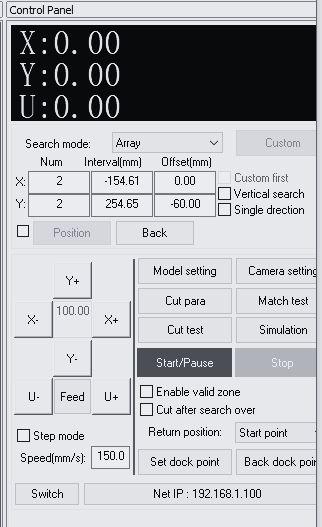
#> input picture formate_images/image.png, 322 x 527 px
$ python main.py
#> lines starting #> are read from the running program, lines starting #| are printed output that depends on the picture
import os
import cv2
import numpy as np

# 1. Configuration
INPUT_PATH = "image.png"
OUTPUT_DIR = "augmented"
os.makedirs(OUTPUT_DIR, exist_ok=True)

# 2. Load source
img = cv2.imread(INPUT_PATH)
#> img is the input picture: shape (527, 322, 3); mean B, G, R 183.3, 180.3, 178.5
if img is None:
    raise FileNotFoundError(f"Could not load '{INPUT_PATH}'")

h, w = img.shape[:2]
#> h = 527; w = 322

# 3.  Define transforms

def stretch(img, fx, fy):
    return cv2.resize(img, None, fx=fx, fy=fy, interpolation=cv2.INTER_LINEAR)

def blur(img, k):
    return cv2.GaussianBlur(img, (k, k), 0)

def to_grayscale(img):
    g = cv2.cvtColor(img, cv2.COLOR_BGR2GRAY)
    return cv2.cvtColor(g, cv2.COLOR_GRAY2BGR)

def distort(img, max_shift=0.1):
    """Random perspective warp: each corner shifts by up to max_shift*dim."""
    pts1 = np.float32([[0,0], [w,0], [w,h], [0,h]])
    # apply a small random shift to each corner
    shift = lambda x: x + np.random.uniform(-max_shift, max_shift) * (w if x in [0,w] else h)
    pts2 = np.float32([
        [shift(0),       shift(0)],
        [shift(w),       shift(0)],
        [shift(w),       shift(h)],
        [shift(0),       shift(h)]
    ])
    M = cv2.getPerspectiveTransform(pts1, pts2)
    return cv2.warpPerspective(img, M, (w, h))

# 4.  Apply & save
variants = []

# stretching: 80%, 120% horizontally & vertically
for fx, fy in [(1.2,1.0), (0.8,1.0), (1.0,1.2), (1.0,0.8)]:
    variants.append( (f"stretch_{int(fx*100)}x_{int(fy*100)}y", stretch(img, fx, fy)) )
#> after the loop, variants = 4 items

# blurs: mild and strong
for k in (5, 15):
    variants.append( (f"blur_{k}", blur(img, k)) )
#> after the loop, variants = 6 items

# grayscale
variants.append( ("grayscale", to_grayscale(img)) )

# random distortions (3 examples)
for i in range(1,4):
    variants.append( (f"distort_{i}", distort(img, max_shift=0.08)) )
#> after the loop, variants = 10 items

# save them all
for name, im in variants:
    out_path = os.path.join(OUTPUT_DIR, f"{os.path.splitext(os.path.basename(INPUT_PATH))[0]}_{name}.png")
    cv2.imwrite(out_path, im)
    print(f"Saved {out_path}")
#> this loop made 10 passes
#> name on passes 1 to 10: 'stretch_120x_100y', 'stretch_80x_100y', 'stretch_100x_120y', 'stretch_100x_80y', 'blur_5', 'blur_15', 'grayscale', 'distort_1', 'distort_2', 'distort_3'
#| Saved augmented/image_stretch_120x_100y.png
#| Saved augmented/image_stretch_80x_100y.png
#| Saved augmented/image_stretch_100x_120y.png
#| Saved augmented/image_stretch_100x_80y.png
#| Saved augmented/image_blur_5.png
#| Saved augmented/image_blur_15.png
#| Saved augmented/image_grayscale.png
#| Saved augmented/image_distort_1.png
#> (further printed lines are left out)
#> pass 1, `cv2.imwrite(out_path, im)`:
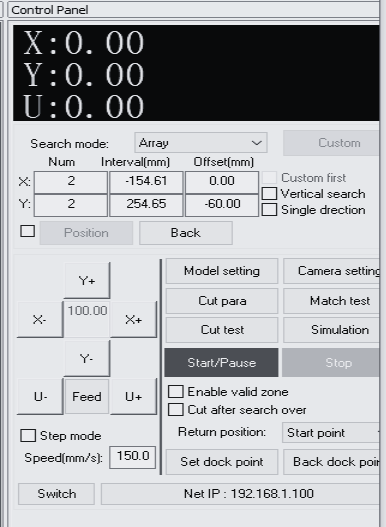
#> saved as image_stretch_120x_100y.png: shape (527, 386, 3); mean B, G, R 183.3, 180.3, 178.5
#> pass 2, `cv2.imwrite(out_path, im)`:
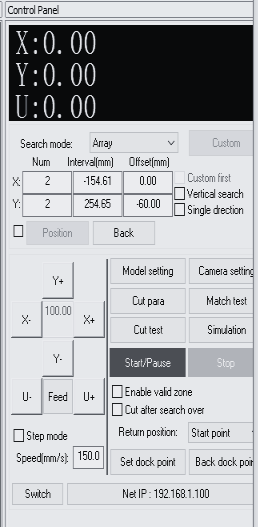
#> saved as image_stretch_80x_100y.png: shape (527, 258, 3); mean B, G, R 183.4, 180.4, 178.6

print("✅ All augmentations done.")
